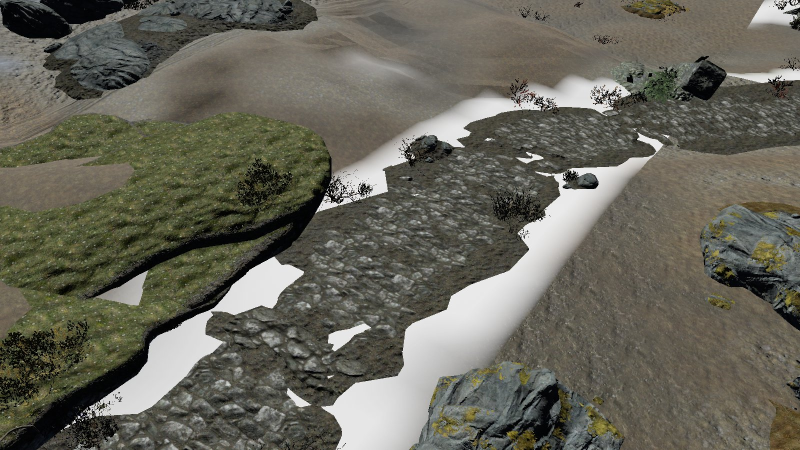
#> input picture default-land-texture-before.jpg, 1600 x 900 px, given in place of .., which was not available (shown at 1/2 size)
$ python exposure_stats.py ../..
#> lines starting #> are read from the running program, lines starting #| are printed output that depends on the picture; pictures that were not available may be replaced by others from this repository, and a replacement may not be noted
#!/usr/bin/env python3
"""Report the luminance statistics of render and reference images, to judge an exposure change.

Usage:
    python tools/research/exposure_stats.py <image> [<image> ...] [options]
    python tools/research/exposure_stats.py --shots <shots.json> --render <dir> [--reference <dir>]
    python tools/research/exposure_stats.py --shots <shots.json> --render <dir> --check

Options:
    --space NAME        print a `space\t...` summary line for these images under this space name
    --json              write the rows as JSON instead of a table
    --clip-level 0.98   the relative luminance at or above which a pixel counts as clipped
    --dark-level 0.05   the relative luminance below which a pixel counts as almost black
    --check             fail (non-zero exit) when a render leaves the band its shot carries

Per image it prints the mean relative luminance, the 5th, 50th and 95th percentile, the fraction
of pixels at or above `--clip-level` ("clipped"), the fraction below `--dark-level`, and the mean
saturation (max-min over max of the linear RGB).  Luminance is Rec.709 over linear-light RGB, so
"sRGB 0.8 grey" does not read as twice "sRGB 0.4 grey".

With `--shots`, every shot in the JSON that has `<render>/<name>.png` is measured against its
reference, and `--space` groups rows so their statistics can be pooled per space.

`--check` turns the measurement into a check: a shot may carry an optional `metrics` block with
absolute bands - `flat_white_max`, `mean_luma_min`, `mean_luma_max` - and its render is judged
against them, so a change that makes water a white sheet or darkens a firelit room fails without
any reference image.  A shot without a `metrics` block is reported and not failed.
"""

import argparse
import json
import os
import sys

import numpy as np
from PIL import Image

REPO = os.path.dirname(os.path.dirname(os.path.dirname(os.path.abspath(__file__))))
DEFAULT_REFERENCE_DIR = os.path.join(REPO, "local", "reference", "uesp")
# Rec.709 luminance weights, over linear-light RGB.
LUMA = np.array([0.2126, 0.7152, 0.0722], dtype=np.float64)
# A "flat white" pixel: bright, and with no colour to it. A sheet of water drawn with no shading
# and an unlit white plane both read here; a white wall in shade, or a blue-white sky, does not.
# Tuned by the lead on the 2026-09-24 Riverwood renders (local/reference/cmp-103): the white-sheet
# water is bright but rippled and faintly tinted, so near-pure white (0.9 / 0.05) found 0.7% of RW-08.
# At 0.5 / 0.2 the two water shots read 0.10 (RW-05) and 0.097 (RW-08) and every other shot 0.043 or
# less, so a `flat_white_max` of 0.06 on the water shots catches the defect.
FLAT_WHITE_LEVEL = 0.5
FLAT_WHITE_SATURATION = 0.2
# The bands a shot's `metrics` block may carry, and the statistic each one limits.
CHECK_BANDS = ("flat_white_max", "mean_luma_min", "mean_luma_max")


def to_linear(rgb):
    """8-bit sRGB -> linear-light RGB in 0..1."""
    scaled = rgb.astype(np.float64) / 255.0
    return np.where(scaled <= 0.04045, scaled / 12.92, ((scaled + 0.055) / 1.055) ** 2.4)


def statistics(path, clip_level, dark_level):
#> called with path = '../..', clip_level = 0.98, dark_level = 0.05
    with Image.open(path) as image:
#> image is the input picture: PIL image 1600x900 RGB; mean R, G, B 102.1, 100.6, 89.2
        rgb = np.asarray(image.convert("RGB"))
    linear = to_linear(rgb)
#> in to_linear, `return np.where(scaled <= 0.04045, scaled / 12.92, ((scaled + 0.055) /..`:
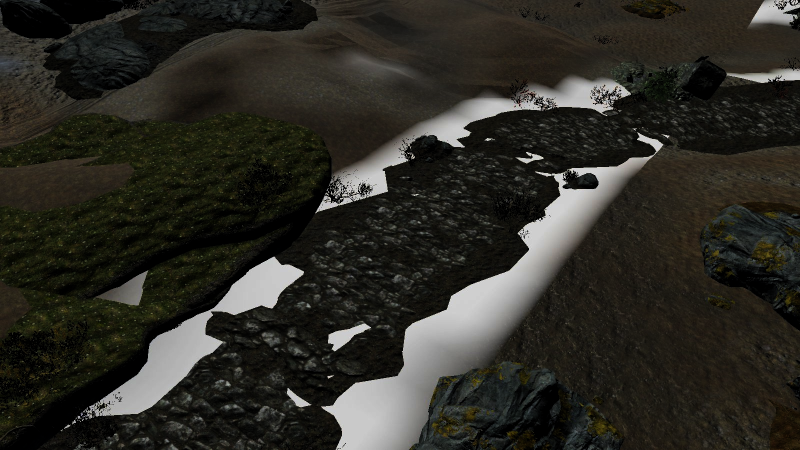
#> returned value: shape (900, 1600, 3) float64 (shown at 1/2 size); mean of channels 0, 1, 2 0.176, 0.171, 0.145; drawn as R, G, B
    luminance = linear @ LUMA
    maximum = linear.max(axis=2)
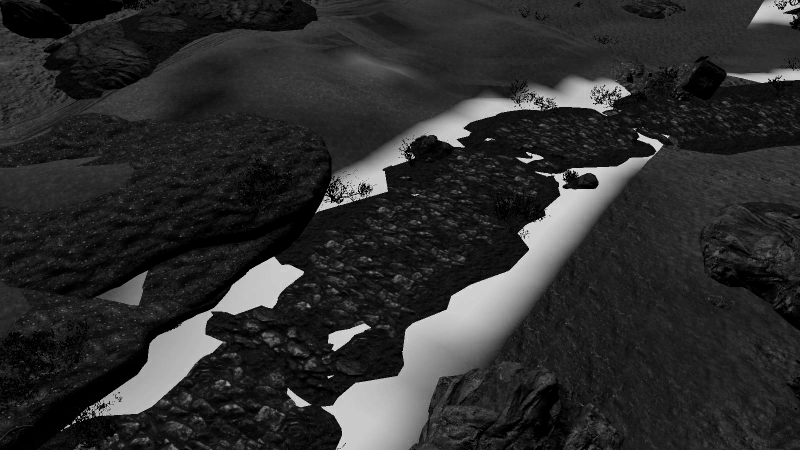
#> maximum: shape (900, 1600) float64 (shown at 1/2 size); min 0, max 1, mean 0.178
    minimum = linear.min(axis=2)
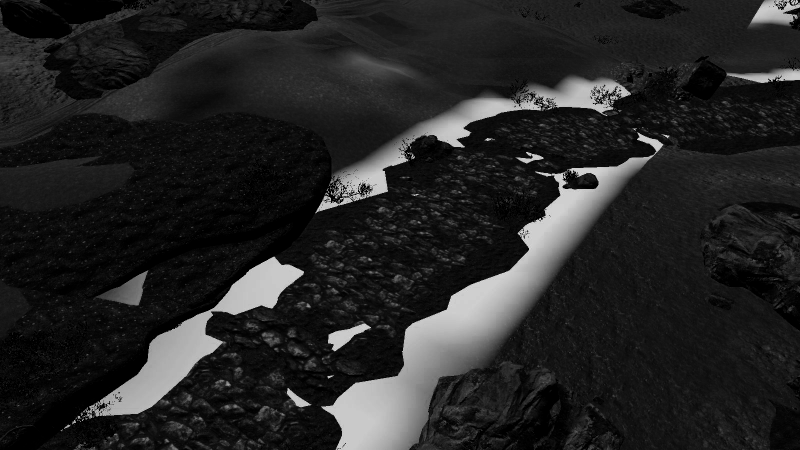
#> minimum: shape (900, 1600) float64 (shown at 1/2 size); min 0, max 0.982, mean 0.145
    saturation = np.where(maximum > 0.0, (maximum - minimum) / np.maximum(maximum, 1e-9), 0.0)
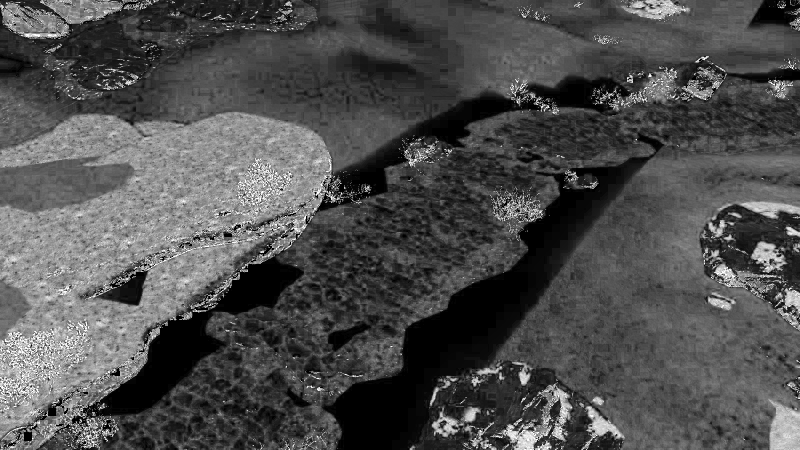
#> saturation: shape (900, 1600) float64 (shown at 1/2 size); min 0, max 1, mean 0.31
    flat = linear.reshape(-1, 3)
    mean_rgb = flat.mean(axis=0)
#> mean_rgb = [0.176, 0.171, 0.145]
    # The colour of the pixels from the 15th to the 45th percentile of luminance. That band is the
    # dim surfaces a light does not reach - the ambient of `app.rs` and nothing else - while
    # leaving out the near-black below it, which is the clear colour showing where no geometry was
    # streamed and is not lit by anything, and the bright above it, which is a `LIGH` pool.
    order = np.argsort(luminance, axis=None)
    band = flat[order[order.size * 15 // 100 : max(order.size * 45 // 100, 1)]]
    dark_rgb = band.mean(axis=0)
#> dark_rgb = [0.0826, 0.0812, 0.0558]
    return {
        "file": path,
        "width": int(rgb.shape[1]),
        "height": int(rgb.shape[0]),
        # Linear-light mean of each channel: the space's colour cast, which the ambient light of
        # `app.rs` sets most of.
        "mean_rgb": [float(value) for value in mean_rgb],
        "dark_rgb": [float(value) for value in dark_rgb],
        "mean": float(luminance.mean()),
        "p05": float(np.percentile(luminance, 5)),
        "p50": float(np.percentile(luminance, 50)),
        "p95": float(np.percentile(luminance, 95)),
        "clipped": float((luminance >= clip_level).mean()),
        "near_white": float((luminance >= 0.9).mean()),
        # Bright *and* colourless: what a water surface drawn with no shading, an unlit white
        # plane, or an over-exposed sheet of snow reads as. `near_white` alone cannot tell those
        # from a blue-white sky or a lit white wall, which is what the saturation half is for.
        "flat_white": float(
            ((luminance >= FLAT_WHITE_LEVEL) & (saturation < FLAT_WHITE_SATURATION)).mean()
        ),
        "dark": float((luminance < dark_level).mean()),
        "saturation": float(saturation.mean()),
        # The mean of the top 10% of pixels: what a room's "bright" surfaces read at, which a
        # small area of a clipped lantern or a lamp raises far more slowly than `clipped` does.
        "mean_top10": float(np.sort(luminance, axis=None)[int(luminance.size * 0.9):].mean()),
    }


def format_row(row, label):
    red, green, blue = row["mean_rgb"]
    # The darkest third's hue, as R and B against G: 1.0, 1.0 is a neutral ambient, R>G>B is the
    # warm interior cast of `app.rs` and B>G>R the cold cavern one.
    dark_red, dark_green, dark_blue = row["dark_rgb"]
    return (
        f"{label:<34} {row['mean']:>6.3f} {row['p05']:>6.3f} {row['p50']:>6.3f} {row['p95']:>6.3f} "
        f"{row['clipped'] * 100:>6.2f} {row['near_white'] * 100:>6.2f} "
        f"{row['flat_white'] * 100:>6.2f} {row['dark'] * 100:>6.2f} "
        f"{row['saturation']:>6.3f} {row['mean_top10']:>6.3f} "
        f"{red:>6.3f} {green:>6.3f} {blue:>6.3f} {green / max(red + blue, 1e-9):>5.2f} "
        f"{dark_red / max(dark_green, 1e-9):>5.2f} {dark_blue / max(dark_green, 1e-9):>5.2f}"
    )


HEADER = (
    f"{'image':<34} {'mean':>6} {'p05':>6} {'p50':>6} {'p95':>6} "
    f"{'clip%':>6} {'near90%':>6} {'flt90%':>6} {'dark%':>6} {'sat':>6} {'top10':>6} "
    f"{'R':>6} {'G':>6} {'B':>6} {'G/RB':>5} {'dR/G':>5} {'dB/G':>5}"
)


# [49 lines left out: function check_shot, not called in this run]


def main():
    parser = argparse.ArgumentParser(description=__doc__)
    parser.add_argument("images", nargs="*", help="image paths")
    parser.add_argument("--shots", help="a shots JSON file; measure render vs reference per shot")
    parser.add_argument("--render", help="directory of rendered PNGs for --shots")
    parser.add_argument("--reference-dir", default=DEFAULT_REFERENCE_DIR)
    parser.add_argument("--space", help="space name to attach to plain image arguments")
    parser.add_argument("--save-json", help="write every measured row to this JSON file")
    parser.add_argument("--clip-level", type=float, default=0.98)
    parser.add_argument("--dark-level", type=float, default=0.05)
    parser.add_argument(
        "--check",
        action="store_true",
        help="judge every shot's render against the band of its own `metrics` block",
    )
    args = parser.parse_args()
    if args.check and not args.shots:
        parser.error("--check reads the bands out of the shots file: give it --shots")
    if args.shots and not args.render:
        parser.error("--shots measures renders: give it --render")

    rows = []
    document = None
    renders = {}
    if args.shots:
        with open(args.shots, "r", encoding="utf-8") as handle:
            document = json.load(handle)
        for shot in document["shots"]:
            reference = shot.get("reference")
            reference = (
                os.path.join(REPO, reference)
                if reference and not os.path.isabs(reference)
                else reference
            )
            if not reference or not os.path.exists(reference):
                reference = os.path.join(args.reference_dir, f"{shot['name']}.jpg")
            render = os.path.join(args.render, f"{shot['name']}.png")
            for kind, path in (("reference", reference), ("render", render)):
                if not os.path.exists(path):
                    print(f"  missing {kind}: {path}", file=sys.stderr)
                    continue
                row = statistics(path, args.clip_level, args.dark_level)
                row["name"] = shot["name"]
                row["kind"] = kind
                row["space"] = shot.get("space") or space_of(shot)
                rows.append(row)
                if kind == "render":
                    renders[shot["name"]] = row
    for path in args.images:
        if not os.path.exists(path):
            print(f"  missing image: {path}", file=sys.stderr)
            continue
        row = statistics(path, args.clip_level, args.dark_level)
#> row = 15 items
        row["name"] = os.path.splitext(os.path.basename(path))[0]
        row["kind"] = "image"
        row["space"] = args.space or space_from_name(row["name"])
        rows.append(row)

    print(HEADER)
    for row in rows:
        label = row["name"] if row["kind"] == "image" else f"{row['name']} [{row['kind'][:3]}]"
        print(format_row(row, label))
#> this loop made 1 pass
#> (label, red in format_row, green in format_row, blue in format_row, dark_red in format_row, dark_green in format_row, dark_blue in format_row) on pass 1: ('..', 0.176, 0.171, 0.145, 0.0826, 0.0812, 0.0558)
#| ..                                  0.170  0.003  0.117  0.716   0.00   0.02   9.26  15.27  0.310  0.693  0.176  0.171  0.145  0.53  1.02  0.69

    # Pooled per space and kind, so a group of shots is judged as one number.
    spaces = sorted({row["space"] for row in rows if row["space"]})
#> spaces = []
    if spaces:
        print()
        print("pooled per space (mean of the per-image statistics):")
        print(HEADER)
        for space in spaces:
            for kind in ("reference", "render"):
                group = [r for r in rows if r["space"] == space and r["kind"] == kind]
                if not group:
                    continue
                pooled = {key: float(np.mean([r[key] for r in group])) for key in (
                    "mean", "p05", "p50", "p95", "clipped", "near_white", "flat_white", "dark",
                    "saturation", "mean_top10",
                )}
                pooled["mean_rgb"] = np.mean([r["mean_rgb"] for r in group], axis=0).tolist()
                pooled["dark_rgb"] = np.mean([r["dark_rgb"] for r in group], axis=0).tolist()
                print(format_row(pooled, f"{space} [{kind[:3]}] n={len(group)}"))

    failures = 0
    if args.check:
        print()
        print("checks (each render against the band of its own shot):")
        for shot in document["shots"]:
            render = os.path.join(args.render, f"{shot['name']}.png")
            lines, failed = check_shot(shot, renders.get(shot["name"]), render)
            for line in lines:
                print(f"  {line}")
            failures += failed
        checked = sum(1 for shot in document["shots"] if shot.get("metrics"))
        print(
            f"  {failures} shot(s) outside their band"
            if failures
            else f"  every one of the {checked} shot(s) with a band is inside it"
        )

    if args.save_json:
        with open(args.save_json, "w", encoding="utf-8") as handle:
            json.dump(rows, handle, indent=1)
        print(f"  wrote {args.save_json}")
    return 1 if failures else 0


def space_from_name(name):
    """A calibration pose is named `cal-<Space>-<what>`; that is the space it belongs to."""
    parts = name.split("-")
    if len(parts) >= 2 and parts[0] == "cal":
        return parts[1]
    return ""


# [17 lines left out: function space_of, not called in this run]


if __name__ == "__main__":
    sys.exit(main())
#> (the program exits here)
